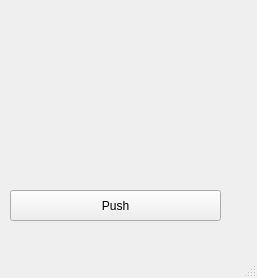
<?xml version="1.0" encoding="UTF-8"?>
<ui version="4.0">
 <class>MainWindow</class>
 <widget class="QMainWindow" name="MainWindow">
  <property name="geometry">
   <rect>
    <x>0</x>
    <y>0</y>
    <width>257</width>
    <height>278</height>
   </rect>
  </property>
  <property name="minimumSize">
   <size>
    <width>257</width>
    <height>0</height>
   </size>
  </property>
  <property name="windowTitle">
   <string>MainWindow</string>
  </property>
  <widget class="QWidget" name="centralwidget">
   <widget class="QLabel" name="label">
    <property name="geometry">
     <rect>
      <x>10</x>
      <y>10</y>
      <width>211</width>
      <height>161</height>
     </rect>
    </property>
    <property name="text">
     <string/>
    </property>
    <property name="pixmap">
     <pixmap>../../Downloads/DZ36-master/greenButton.png</pixmap>
    </property>
    <property name="scaledContents">
     <bool>true</bool>
    </property>
   </widget>
   <widget class="QPushButton" name="pushButton">
    <property name="geometry">
     <rect>
      <x>10</x>
      <y>190</y>
      <width>211</width>
      <height>31</height>
     </rect>
    </property>
    <property name="text">
     <string>Push</string>
    </property>
   </widget>
  </widget>
  <widget class="QMenuBar" name="menubar">
   <property name="geometry">
    <rect>
     <x>0</x>
     <y>0</y>
     <width>257</width>
     <height>22</height>
    </rect>
   </property>
  </widget>
  <widget class="QStatusBar" name="statusbar"/>
 </widget>
 <resources/>
 <connections>
  <connection>
   <sender>pushButton</sender>
   <signal>clicked()</signal>
   <receiver>MainWindow</receiver>
   <slot>Plays()</slot>
   <hints>
    <hint type="sourcelabel">
     <x>98</x>
     <y>217</y>
    </hint>
    <hint type="destinationlabel">
     <x>231</x>
     <y>244</y>
    </hint>
   </hints>
  </connection>
 </connections>
 <slots>
  <slot>Plays()</slot>
 </slots>
</ui>
